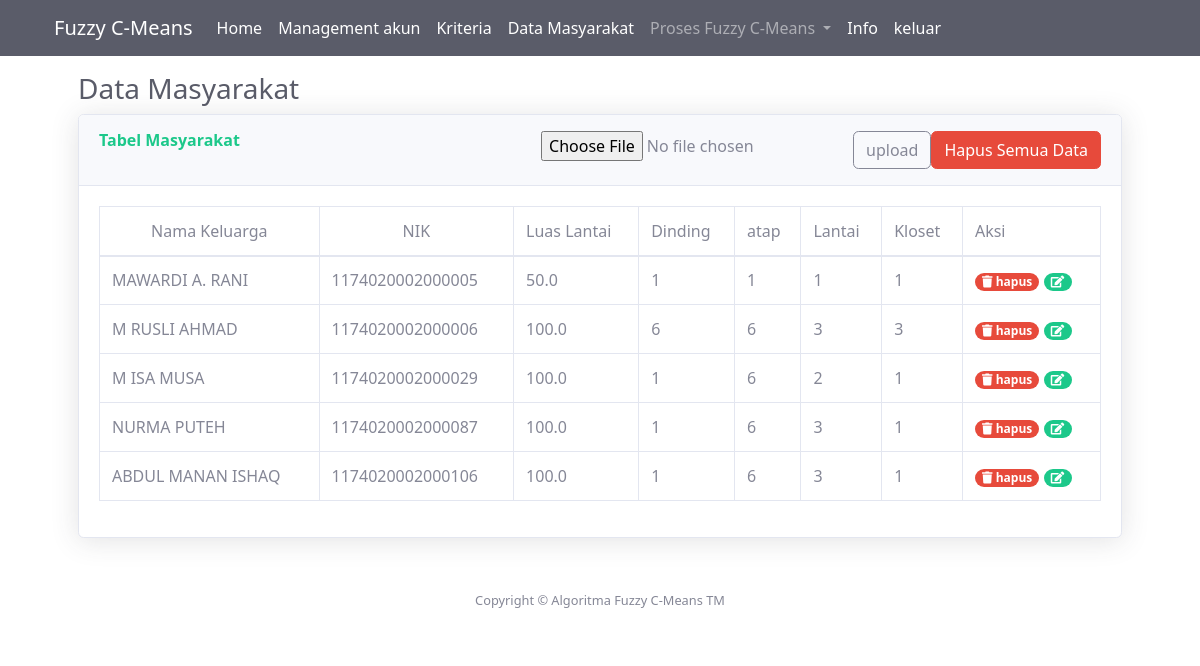
Page /index.php?page=datamasyarakat (signed in) on the committed database.
### tables this page shows
CREATE TABLE `data_keluarga` (
  `id_keluarga` varchar(20) NOT NULL,
  `nama_keluarga` varchar(20) NOT NULL,
  `alamat` text NOT NULL,
  `kota` varchar(128) NOT NULL,
  `provinsi` varchar(128) NOT NULL
);

CREATE TABLE `data_keluarga_kriteria` (
  `id` int(11) NOT NULL,
  `nama_kriteria` varchar(20) NOT NULL,
  `id_keluarga` varchar(25) NOT NULL,
  `id_kriteria` varchar(25) NOT NULL,
  `nilai` varchar(25) NOT NULL
);

### koneksi.php (called while the page is built, shortened)
<?php
$conn = mysqli_connect('localhost', 'root', '', 'k_means');
function query($query)
{
    global $conn;
    $result = mysqli_query($conn, $query);
    $rows = [];
    while ($row = mysqli_fetch_assoc($result)) {
        $rows[] = $row;
    }
    return $rows;
}

### datamasyarakat.php (the view, shortened to what this page needs)
<?php
include "koneksi.php";
$kriteria = array();
$querykriteria = mysqli_query($conn, "SELECT * FROM data_kriteria ORDER BY id_kriteria");
$i = 0;
while ($datakriteria = mysqli_fetch_array($querykriteria)) {
    $kriteria[$i] = $datakriteria['nama_kriteria'];
    $i++;
}
$keluargakriteria = array();
$querykeluarga = mysqli_query($conn, "SELECT * FROM data_keluarga ORDER BY id_keluarga");
$i = 0;
while ($datakeluarga = mysqli_fetch_array($querykeluarga)) {
    $querykriteria = mysqli_query($conn, "SELECT * FROM data_kriteria ORDER BY id_kriteria");
    $j = 0;
    while ($datakriteria = mysqli_fetch_array($querykriteria)) {
        $querykeluargakriteria = mysqli_query($conn, "SELECT * FROM
        data_keluarga_kriteria WHERE
        id_keluarga='$datakeluarga[id_keluarga]' AND
        id_kriteria='$datakriteria[id_kriteria]'");
        $datakeluargakriteria = mysqli_fetch_array($querykeluargakriteria);
        $keluargakriteria[$i][$j] = $datakeluargakriteria['nilai'];
        $j++;
    }
    $i++;
}
?>
<h1 class=" mt-3 h3 mb-2 text-gray-800">Data Masyarakat</h1>
<div class="card shadow mb-4">
    <div class="card-header py-3">
        <button type="button" class="btn btn-danger float-right" data-toggle="modal" data-target="#HapusModal">Hapus Semua Data</button>
        <form action="uploadmasyarakat.php" class="float-right" enctype="multipart/form-data" method="post">
            <button type="submit" name="upload" class="float-right btn btn-outline-secondary">upload</button>
            <input type="file" name="datamasya" class="float-right" id="">
        </form>
        <h6 class="m-0 font-weight-bold text-success">Tabel Masyarakat</h6>
    </div>
    <div class="card-body">
        <div class="table-responsive">
            <table class='table table-bordered' id='dataTable' width='100%' cellspacing='0'>
                <thead>
                    <tr>
                        <td class="text-center">Nama Keluarga</td>
                        <td class="text-center">NIK</td>
                        <?php
                        for ($i = 0; $i < count($kriteria); $i++) {
                            echo "<td>" . $kriteria[$i] . "</td>";
                        }
                        ?>
                        <td>Aksi</td>
                    </tr>
                </thead>
                <tbody>
                    <tr>
                        <?php
                        $data = query("SELECT * FROM data_keluarga");
                        $j = 0;
                        foreach ($data as $d) {
                        ?>
                    <tr>
                        <td><?= $d['nama_keluarga']; ?></td>
                        <td><?= $d['id_keluarga']; ?></td>
                        <?php
                            for ($i = 0; $i < count($kriteria); $i++) {
                                echo "<td>" . $keluargakriteria[$j][$i] . "</td>";
                            }
                        ?>
                        <td><a href='index.php?page=datamasyarakat&hapus=<?= $d['id_keluarga']; ?>' class="badge badge-pill badge-danger" onClick="return confirm('Anda yakin akan hapus ?')"><i class="fas fa-trash"></i> hapus</a>
                            <a href="#" class="badge badge-pill badge-success" data-toggle="modal" data-target="#myModal<?php echo $d['id_keluarga']; ?>">
                                <i class="fas fa-edit"></i>
                            </a>
                        </td>
                    </tr>
                <?php
                            $j++;
                        }
                ?>
                </tr>
                </tbody>
            </table>
        </div>
    </div>
</div>
<footer class="sticky-footer bg-white">
    <div class="container my-auto">
        <div class="copyright text-center my-auto">
            <span>Copyright &copy; Algoritma Fuzzy C-Means TM</span>
        </div>
    </div>
</footer>

### css/custom.css (style rules this page uses)
body { font-family: 'Segoe UI', Tahoma, Geneva, Verdana, sans-serif; }

### rows in the picture
data_keluarga: nama_keluarga "MAWARDI A. RANI", id_keluarga "1174020002000005", i "50.0", i "1"
data_keluarga: nama_keluarga "M RUSLI AHMAD", id_keluarga "1174020002000006", i "100.0", i "6", i "3"
data_keluarga: nama_keluarga "M ISA MUSA", id_keluarga "1174020002000029", i "6", i "2"
data_keluarga_kriteria: nilai "100.0", id "1"
data_keluarga: nama_keluarga "NURMA PUTEH", id_keluarga "1174020002000087", i "100.0", i "1", i "6", i "3"
data_keluarga: nama_keluarga "ABDUL MANAN ISHAQ", id_keluarga "1174020002000106", i "100.0", i "1", i "6", i "3"

### other values in the picture
$kriteria[$i] "Luas Lantai"
$kriteria[$i] "Dinding"
$kriteria[$i] "atap"
$kriteria[$i] "Lantai"
$kriteria[$i] "Kloset"
